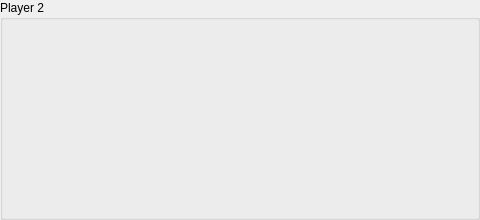
   <widget class="QGroupBox" name="groupBox_2">
    <property name="geometry">
     <rect>
      <x>510</x>
      <y>10</y>
      <width>480</width>
      <height>220</height>
     </rect>
    </property>
    <property name="title">
     <string>Player 2</string>
    </property>
    <widget class="QLabel" name="n4_2">
     <property name="geometry">
      <rect>
       <x>52</x>
       <y>20</y>
       <width>42</width>
       <height>60</height>
      </rect>
     </property>
     <property name="minimumSize">
      <size>
       <width>42</width>
       <height>60</height>
      </size>
     </property>
     <property name="text">
      <string/>
     </property>
     <property name="pixmap">
      <pixmap>../../../Utils/Workplace/pic/4.jpg</pixmap>
     </property>
     <property name="scaledContents">
      <bool>true</bool>
     </property>
    </widget>
    <widget class="QLabel" name="n5_2">
     <property name="geometry">
      <rect>
       <x>94</x>
       <y>20</y>
       <width>42</width>
       <height>60</height>
      </rect>
     </property>
     <property name="minimumSize">
      <size>
       <width>42</width>
       <height>60</height>
      </size>
     </property>
     <property name="text">
      <string/>
     </property>
     <property name="pixmap">
      <pixmap>../../../Utils/Workplace/pic/5.jpg</pixmap>
     </property>
     <property name="scaledContents">
      <bool>true</bool>
     </property>
    </widget>
    <widget class="QLabel" name="n8_2">
     <property name="geometry">
      <rect>
       <x>220</x>
       <y>20</y>
       <width>42</width>
       <height>60</height>
      </rect>
     </property>
     <property name="minimumSize">
      <size>
       <width>42</width>
       <height>60</height>
      </size>
     </property>
     <property name="text">
      <string/>
     </property>
     <property name="pixmap">
      <pixmap>../../../Utils/Workplace/pic/8.jpg</pixmap>
     </property>
     <property name="scaledContents">
      <bool>true</bool>
     </property>
    </widget>
    <widget class="QLabel" name="n6_2">
     <property name="geometry">
      <rect>
       <x>136</x>
       <y>20</y>
       <width>42</width>
       <height>60</height>
      </rect>
     </property>
     <property name="minimumSize">
      <size>
       <width>42</width>
       <height>60</height>
      </size>
     </property>
     <property name="text">
      <string/>
     </property>
     <property name="pixmap">
      <pixmap>../../../Utils/Workplace/pic/6.jpg</pixmap>
     </property>
     <property name="scaledContents">
      <bool>true</bool>
     </property>
    </widget>
    <widget class="QLabel" name="n7_2">
     <property name="geometry">
      <rect>
       <x>178</x>
       <y>20</y>
       <width>42</width>
       <height>60</height>
      </rect>
     </property>
     <property name="minimumSize">
      <size>
       <width>42</width>
       <height>60</height>
      </size>
     </property>
     <property name="text">
      <string/>
     </property>
     <property name="pixmap">
      <pixmap>../../../Utils/Workplace/pic/7.jpg</pixmap>
     </property>
     <property name="scaledContents">
      <bool>true</bool>
     </property>
    </widget>
    <widget class="QLabel" name="n11_2">
     <property name="geometry">
      <rect>
       <x>346</x>
       <y>20</y>
       <width>42</width>
       <height>60</height>
      </rect>
     </property>
     <property name="minimumSize">
      <size>
       <width>42</width>
       <height>60</height>
      </size>
     </property>
     <property name="text">
      <string/>
     </property>
     <property name="pixmap">
      <pixmap>../../../Utils/Workplace/pic/11.jpg</pixmap>
     </property>
     <property name="scaledContents">
      <bool>true</bool>
     </property>
    </widget>
    <widget class="QLabel" name="n9_2">
     <property name="geometry">
      <rect>
       <x>262</x>
       <y>20</y>
       <width>42</width>
       <height>60</height>
      </rect>
     </property>
     <property name="minimumSize">
      <size>
       <width>42</width>
       <height>60</height>
      </size>
     </property>
     <property name="text">
      <string/>
     </property>
     <property name="pixmap">
      <pixmap>../../../Utils/Workplace/pic/9.jpg</pixmap>
     </property>
     <property name="scaledContents">
      <bool>true</bool>
     </property>
    </widget>
    <widget class="QLabel" name="n10_2">
     <property name="geometry">
      <rect>
       <x>304</x>
       <y>20</y>
       <width>42</width>
       <height>60</height>
      </rect>
     </property>
     <property name="minimumSize">
      <size>
       <width>42</width>
       <height>60</height>
      </size>
     </property>
     <property name="text">
      <string/>
     </property>
     <property name="pixmap">
      <pixmap>../../../Utils/Workplace/pic/10.jpg</pixmap>
     </property>
     <property name="scaledContents">
      <bool>true</bool>
     </property>
    </widget>
    <widget class="QLabel" name="n12_2">
     <property name="geometry">
      <rect>
       <x>388</x>
       <y>20</y>
       <width>42</width>
       <height>60</height>
      </rect>
     </property>
     <property name="minimumSize">
      <size>
       <width>42</width>
       <height>60</height>
      </size>
     </property>
     <property name="text">
      <string/>
     </property>
     <property name="pixmap">
      <pixmap>../../../Utils/Workplace/pic/12.jpg</pixmap>
     </property>
     <property name="scaledContents">
      <bool>true</bool>
     </property>
    </widget>
    <widget class="QLabel" name="n13_2">
     <property name="geometry">
      <rect>
       <x>430</x>
       <y>20</y>
       <width>42</width>
       <height>60</height>
      </rect>
     </property>
     <property name="minimumSize">
      <size>
       <width>42</width>
       <height>60</height>
      </size>
     </property>
     <property name="text">
      <string/>
     </property>
     <property name="pixmap">
      <pixmap>../../../Utils/Workplace/pic/13.jpg</pixmap>
     </property>
     <property name="scaledContents">
      <bool>true</bool>
     </property>
    </widget>
    <widget class="QLabel" name="n16_2">
     <property name="geometry">
      <rect>
       <x>94</x>
       <y>81</y>
       <width>42</width>
       <height>60</height>
      </rect>
     </property>
     <property name="minimumSize">
      <size>
       <width>42</width>
       <height>60</height>
      </size>
     </property>
     <property name="text">
      <string/>
     </property>
     <property name="pixmap">
      <pixmap>../../../Utils/Workplace/pic/16.jpg</pixmap>
     </property>
     <property name="scaledContents">
      <bool>true</bool>
     </property>
    </widget>
    <widget class="QLabel" name="n17_2">
     <property name="geometry">
      <rect>
       <x>136</x>
       <y>81</y>
       <width>42</width>
       <height>60</height>
      </rect>
     </property>
     <property name="minimumSize">
      <size>
       <width>42</width>
       <height>60</height>
      </size>
     </property>
     <property name="text">
      <string/>
     </property>
     <property name="pixmap">
      <pixmap>../../../Utils/Workplace/pic/17.jpg</pixmap>
     </property>
     <property name="scaledContents">
      <bool>true</bool>
     </property>
    </widget>
    <widget class="QLabel" name="n18_2">
     <property name="geometry">
      <rect>
       <x>178</x>
       <y>81</y>
       <width>42</width>
       <height>60</height>
      </rect>
     </property>
     <property name="minimumSize">
      <size>
       <width>42</width>
       <height>60</height>
      </size>
     </property>
     <property name="text">
      <string/>
     </property>
     <property name="pixmap">
      <pixmap>../../../Utils/Workplace/pic/18.jpg</pixmap>
     </property>
     <property name="scaledContents">
      <bool>true</bool>
     </property>
    </widget>
    <widget class="QLabel" name="n21_2">
     <property name="geometry">
      <rect>
       <x>304</x>
       <y>81</y>
       <width>42</width>
       <height>60</height>
      </rect>
     </property>
     <property name="minimumSize">
      <size>
       <width>42</width>
       <height>60</height>
      </size>
     </property>
     <property name="text">
      <string/>
     </property>
     <property name="pixmap">
      <pixmap>../../../Utils/Workplace/pic/21.jpg</pixmap>
     </property>
     <property name="scaledContents">
      <bool>true</bool>
     </property>
    </widget>
    <widget class="QLabel" name="n24_2">
     <property name="geometry">
      <rect>
       <x>430</x>
       <y>81</y>
       <width>42</width>
       <height>60</height>
      </rect>
     </property>
     <property name="minimumSize">
      <size>
       <width>42</width>
       <height>60</height>
      </size>
     </property>
     <property name="text">
      <string/>
     </property>
     <property name="pixmap">
      <pixmap>../../../Utils/Workplace/pic/24.jpg</pixmap>
     </property>
     <property name="scaledContents">
      <bool>true</bool>
     </property>
    </widget>
    <widget class="QLabel" name="n19_2">
     <property name="geometry">
      <rect>
       <x>220</x>
       <y>81</y>
       <width>42</width>
       <height>60</height>
      </rect>
     </property>
     <property name="minimumSize">
      <size>
       <width>42</width>
       <height>60</height>
      </size>
     </property>
     <property name="text">
      <string/>
     </property>
     <property name="pixmap">
      <pixmap>../../../Utils/Workplace/pic/19.jpg</pixmap>
     </property>
     <property name="scaledContents">
      <bool>true</bool>
     </property>
    </widget>
    <widget class="QLabel" name="n14_2">
     <property name="geometry">
      <rect>
       <x>10</x>
       <y>81</y>
       <width>42</width>
       <height>60</height>
      </rect>
     </property>
     <property name="minimumSize">
      <size>
       <width>42</width>
       <height>60</height>
      </size>
     </property>
     <property name="text">
      <string/>
     </property>
     <property name="pixmap">
      <pixmap>../../../Utils/Workplace/pic/14.jpg</pixmap>
     </property>
     <property name="scaledContents">
      <bool>true</bool>
     </property>
    </widget>
    <widget class="QLabel" name="n22_2">
     <property name="geometry">
      <rect>
       <x>346</x>
       <y>81</y>
       <width>42</width>
       <height>60</height>
      </rect>
     </property>
     <property name="minimumSize">
      <size>
       <width>42</width>
       <height>60</height>
      </size>
     </property>
     <property name="text">
      <string/>
     </property>
     <property name="pixmap">
      <pixmap>../../../Utils/Workplace/pic/22.jpg</pixmap>
     </property>
     <property name="scaledContents">
      <bool>true</bool>
     </property>
    </widget>
    <widget class="QLabel" name="n15_2">
     <property name="geometry">
      <rect>
       <x>52</x>
       <y>81</y>
       <width>42</width>
       <height>60</height>
      </rect>
     </property>
     <property name="minimumSize">
      <size>
       <width>42</width>
       <height>60</height>
      </size>
     </property>
     <property name="text">
      <string/>
     </property>
     <property name="pixmap">
      <pixmap>../../../Utils/Workplace/pic/15.jpg</pixmap>
     </property>
     <property name="scaledContents">
      <bool>true</bool>
     </property>
    </widget>
    <widget class="QLabel" name="n23_2">
     <property name="geometry">
      <rect>
       <x>388</x>
       <y>81</y>
       <width>42</width>
       <height>60</height>
      </rect>
     </property>
     <property name="minimumSize">
      <size>
       <width>42</width>
       <height>60</height>
      </size>
     </property>
     <property name="text">
      <string/>
     </property>
     <property name="pixmap">
      <pixmap>../../../Utils/Workplace/pic/23.jpg</pixmap>
     </property>
     <property name="scaledContents">
      <bool>true</bool>
     </property>
    </widget>
    <widget class="QLabel" name="n20_2">
     <property name="geometry">
      <rect>
       <x>262</x>
       <y>81</y>
       <width>42</width>
       <height>60</height>
      </rect>
     </property>
     <property name="minimumSize">
      <size>
       <width>42</width>
       <height>60</height>
      </size>
     </property>
     <property name="text">
      <string/>
     </property>
     <property name="pixmap">
      <pixmap>../../../Utils/Workplace/pic/20.jpg</pixmap>
     </property>
     <property name="scaledContents">
      <bool>true</bool>
     </property>
    </widget>
    <widget class="QLabel" name="n26_2">
     <property name="geometry">
      <rect>
       <x>52</x>
       <y>142</y>
       <width>42</width>
       <height>60</height>
      </rect>
     </property>
     <property name="minimumSize">
      <size>
       <width>42</width>
       <height>60</height>
      </size>
     </property>
     <property name="text">
      <string/>
     </property>
     <property name="pixmap">
      <pixmap>../../../Utils/Workplace/pic/26.jpg</pixmap>
     </property>
     <property name="scaledContents">
      <bool>true</bool>
     </property>
    </widget>
    <widget class="QLabel" name="n30_2">
     <property name="geometry">
      <rect>
       <x>220</x>
       <y>142</y>
       <width>42</width>
       <height>60</height>
      </rect>
     </property>
     <property name="minimumSize">
      <size>
       <width>42</width>
       <height>60</height>
      </size>
     </property>
     <property name="text">
      <string/>
     </property>
     <property name="pixmap">
      <pixmap>../../../Utils/Workplace/pic/30.jpg</pixmap>
     </property>
     <property name="scaledContents">
      <bool>true</bool>
     </property>
    </widget>
    <widget class="QLabel" name="n33_2">
     <property name="geometry">
      <rect>
       <x>346</x>
       <y>142</y>
       <width>42</width>
       <height>60</height>
      </rect>
     </property>
     <property name="minimumSize">
      <size>
       <width>42</width>
       <height>60</height>
      </size>
     </property>
     <property name="text">
      <string/>
     </property>
     <property name="pixmap">
      <pixmap>../../../Utils/Workplace/pic/33.jpg</pixmap>
     </property>
     <property name="scaledContents">
      <bool>true</bool>
     </property>
    </widget>
    <widget class="QLabel" name="n25_2">
     <property name="geometry">
      <rect>
       <x>10</x>
       <y>142</y>
       <width>42</width>
       <height>60</height>
      </rect>
     </property>
     <property name="minimumSize">
      <size>
       <width>42</width>
       <height>60</height>
      </size>
     </property>
     <property name="text">
      <string/>
     </property>
     <property name="pixmap">
      <pixmap>../../../Utils/Workplace/pic/25.jpg</pixmap>
     </property>
     <property name="scaledContents">
      <bool>true</bool>
     </property>
    </widget>
    <widget class="QLabel" name="n28_2">
     <property name="geometry">
      <rect>
       <x>136</x>
       <y>142</y>
       <width>42</width>
       <height>60</height>
      </rect>
     </property>
     <property name="minimumSize">
      <size>
       <width>42</width>
       <height>60</height>
      </size>
     </property>
     <property name="text">
      <string/>
     </property>
     <property name="pixmap">
      <pixmap>../../../Utils/Workplace/pic/28.jpg</pixmap>
     </property>
     <property name="scaledContents">
      <bool>true</bool>
     </property>
    </widget>
    <widget class="QLabel" name="n34_2">
     <property name="geometry">
      <rect>
       <x>388</x>
       <y>142</y>
       <width>42</width>
       <height>60</height>
      </rect>
     </property>
     <property name="minimumSize">
      <size>
       <width>42</width>
       <height>60</height>
      </size>
     </property>
     <property name="text">
      <string/>
     </property>
     <property name="pixmap">
      <pixmap>../../../Utils/Workplace/pic/34.jpg</pixmap>
     </property>
     <property name="scaledContents">
      <bool>true</bool>
     </property>
    </widget>
    <widget class="QLabel" name="n29_2">
     <property name="geometry">
      <rect>
       <x>178</x>
       <y>142</y>
       <width>42</width>
       <height>60</height>
      </rect>
     </property>
     <property name="minimumSize">
      <size>
       <width>42</width>
       <height>60</height>
      </size>
     </property>
     <property name="text">
      <string/>
     </property>
     <property name="pixmap">
      <pixmap>../../../Utils/Workplace/pic/29.jpg</pixmap>
     </property>
     <property name="scaledContents">
      <bool>true</bool>
     </property>
    </widget>
    <widget class="QLabel" name="n32_2">
     <property name="geometry">
      <rect>
       <x>304</x>
       <y>142</y>
       <width>42</width>
       <height>60</height>
      </rect>
     </property>
     <property name="minimumSize">
      <size>
       <width>42</width>
       <height>60</height>
      </size>
     </property>
     <property name="text">
      <string/>
     </property>
     <property name="pixmap">
      <pixmap>../../../Utils/Workplace/pic/32.jpg</pixmap>
     </property>
     <property name="scaledContents">
      <bool>true</bool>
     </property>
    </widget>
    <widget class="QLabel" name="n35_2">
     <property name="geometry">
      <rect>
       <x>430</x>
       <y>142</y>
       <width>42</width>
       <height>60</height>
      </rect>
     </property>
     <property name="minimumSize">
      <size>
       <width>42</width>
       <height>60</height>
      </size>
     </property>
     <property name="text">
      <string/>
     </property>
     <property name="pixmap">
      <pixmap>../../../Utils/Workplace/pic/35.jpg</pixmap>
     </property>
     <property name="scaledContents">
      <bool>true</bool>
     </property>
    </widget>
    <widget class="QLabel" name="n31_2">
     <property name="geometry">
      <rect>
       <x>262</x>
       <y>142</y>
       <width>42</width>
       <height>60</height>
      </rect>
     </property>
     <property name="minimumSize">
      <size>
       <width>42</width>
       <height>60</height>
      </size>
     </property>
     <property name="text">
      <string/>
     </property>
     <property name="pixmap">
      <pixmap>../../../Utils/Workplace/pic/31.jpg</pixmap>
     </property>
     <property name="scaledContents">
      <bool>true</bool>
     </property>
    </widget>
    <widget class="QLabel" name="n27_2">
     <property name="geometry">
      <rect>
       <x>94</x>
       <y>142</y>
       <width>42</width>
       <height>60</height>
      </rect>
     </property>
     <property name="minimumSize">
      <size>
       <width>42</width>
       <height>60</height>
      </size>
     </property>
     <property name="text">
      <string/>
     </property>
     <property name="pixmap">
      <pixmap>../../../Utils/Workplace/pic/27.jpg</pixmap>
     </property>
     <property name="scaledContents">
      <bool>true</bool>
     </property>
    </widget>
    <widget class="QLabel" name="n3_2">
     <property name="geometry">
      <rect>
       <x>10</x>
       <y>20</y>
       <width>42</width>
       <height>60</height>
      </rect>
     </property>
     <property name="minimumSize">
      <size>
       <width>42</width>
       <height>60</height>
      </size>
     </property>
     <property name="text">
      <string/>
     </property>
     <property name="pixmap">
      <pixmap>../../../Utils/Workplace/pic/3.jpg</pixmap>
     </property>
     <property name="scaledContents">
      <bool>true</bool>
     </property>
    </widget>
   </widget>
